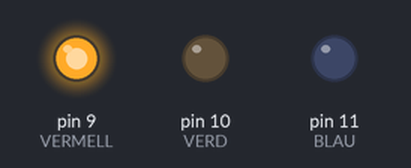
This sketch was run on a simulated Arduino Uno, built with avr-gcc and run on an emulated ATmega328P. Parts: output pins drawn as LEDs (lit = HIGH).

Above: at 0.05 s.
At 2.5 s:
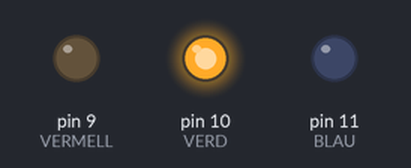
At 5.0 s:
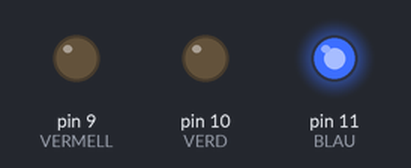
At 7.45 s:
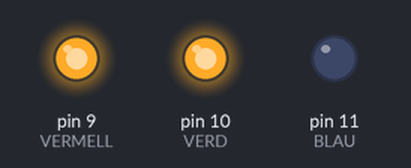
At 9.95 s:
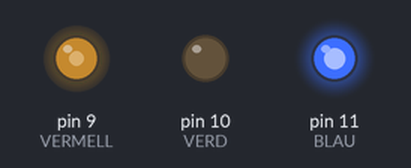
Timing chart, 0 to 13.0 s (numbered marks = the images above):
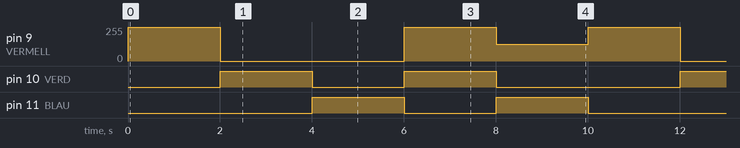

The sketch:

LED_RGB.ino
```cpp
int VERMELL = 9;
int VERD = 10;
int BLAU = 11;

void setup() {
  pinMode(VERMELL, OUTPUT);
  pinMode(VERD, OUTPUT);
  pinMode(BLAU, OUTPUT);
}

void loop() {
  // Color vermell
  analogWrite(VERMELL, 255);
  analogWrite(VERD, 0);
  analogWrite(BLAU, 0);
  delay(2000);

  ledColor(0, 255, 0);    // Color verd
  delay(2000);

  ledColor(0, 0, 255);    // Color blau
  delay(2000);

  ledColor(255, 255, 0);  // Color groc
  delay(2000);

  ledColor(127, 0, 255);  // Color violeta
  delay(2000);
}

void ledColor(int r, int g, int b){
  analogWrite(VERMELL, r);
  analogWrite(VERD, g);
  analogWrite(BLAU, b);
}
```

Measured:
- by itself, pin 9 (VERMELL): repeats every 10.0 s: 0/255 4.0 s, 255/255 2.0 s, 127/255 2.0 s, 255/255 2.0 s
- by itself, pin 10 (VERD), pin 11 (BLAU): repeats every 10.0 s: LOW 2.0 s, HIGH 2.0 s, LOW 4.0 s, HIGH 2.0 s
